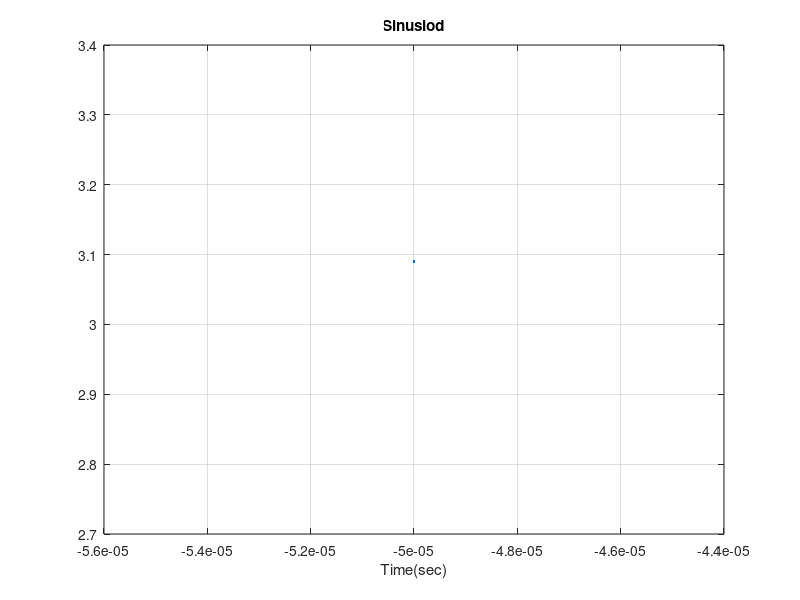

The MATLAB script that drew this image:
A=10; f0=1000; phi=pi/2;
T0=1/f0;
tt=-2*T0/40;2*T0;
xx=A*cos(2*pi*f0*tt+phi);
plot(tt,xx)
title('Sinusiod');
xlabel('Time(sec)');
grid on;
